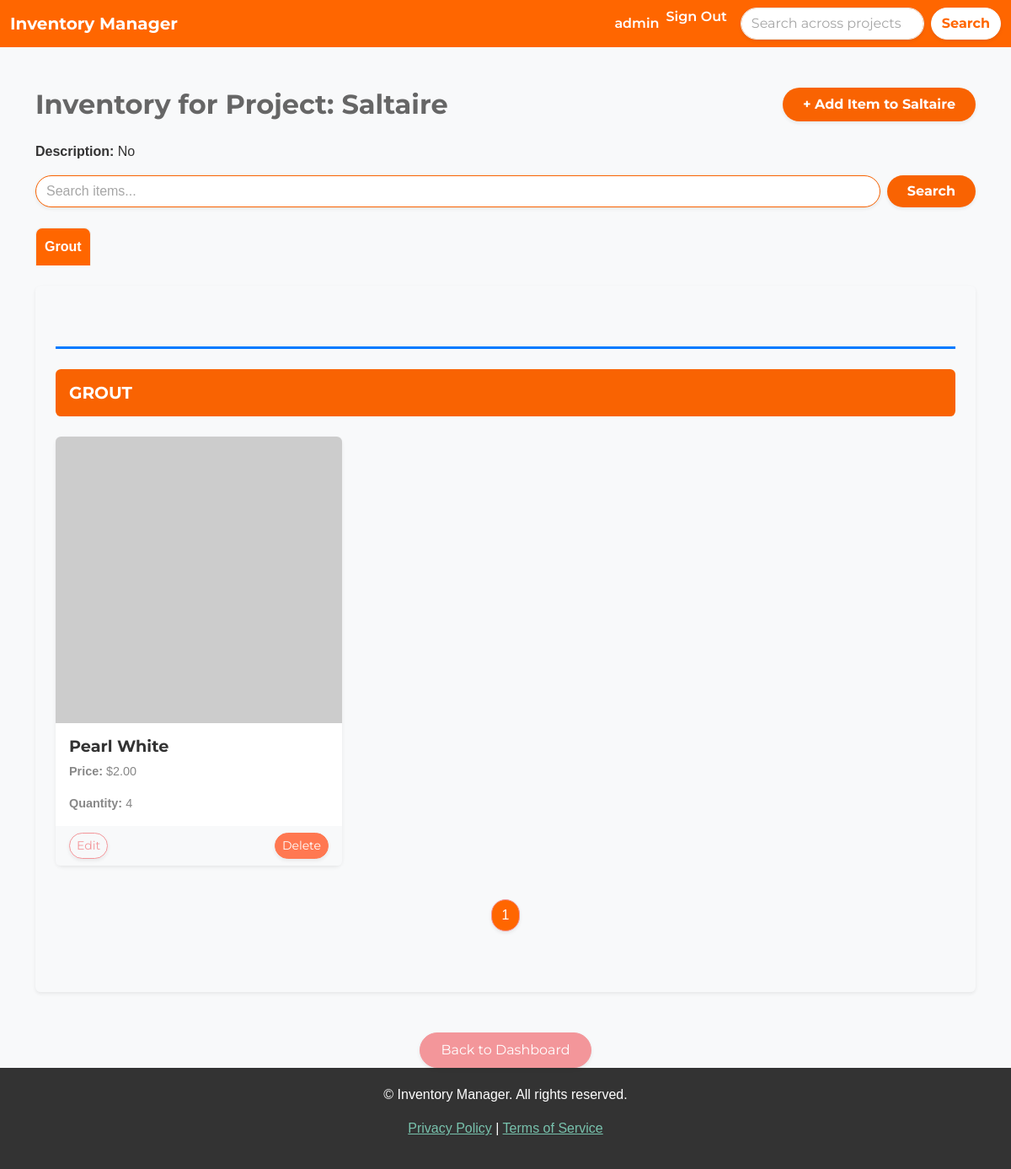
The page /project/9/inventory/ (signed in) on the database its author committed.
### inventory/models.py (models this page shows, shortened)
class Project(models.Model):
	name = models.CharField(max_length=200)
	description = models.TextField(blank=True, null=True)
	user = models.ForeignKey(User, on_delete=models.CASCADE)
	date_created = models.DateTimeField(auto_now_add=True)

class Category(models.Model):
	name = models.CharField(max_length=200)
	class Meta:
		verbose_name_plural = 'categories'

class InventoryItem(models.Model):
    name = models.CharField(max_length=200)
    quantity = models.IntegerField()
    category = models.ForeignKey('Category', on_delete=models.SET_NULL, blank=True, null=True)
    price = models.DecimalField(max_digits=10, decimal_places=2, blank=True, null=True)
    date_created = models.DateTimeField(auto_now_add=True)
    user = models.ForeignKey(User, on_delete=models.CASCADE)
    project = models.ForeignKey(Project, on_delete=models.CASCADE, related_name="inventory_items", blank=False, null=False)
    image = models.ImageField(upload_to='inventory_images/', null=True, blank=True)

### inventory/views.py (the view)
# urls.py: path('project/<int:project_id>/inventory/', ProjectInventoryView.as_view(), name='project_inventory'),  # Inventory page for each project
class ProjectInventoryView(LoginRequiredMixin, View):
    template_name = 'inventory/project_inventory.html'
    def get(self, request, project_id):
        project = get_object_or_404(Project, id=project_id)
        search_query = request.GET.get('search', '')
        items = InventoryItem.objects.filter(project=project)
        if search_query:
            items = items.filter(name__icontains=search_query)
        items = items.order_by('category__name', 'name')
        paginated_inventory = {}
        items_per_page = 6
        for item in items:
            category = item.category.name
            if category not in paginated_inventory:
                paginated_inventory[category] = []
            paginated_inventory[category].append(item)
        category_pages = {}
        for category, item_list in paginated_inventory.items():
            paginator = Paginator(item_list, items_per_page)
            page_number = request.GET.get(f'page_{category}', 1)
            category_pages[category] = paginator.get_page(page_number)
        return render(request, self.template_name, {
            'project': project,
            'grouped_inventory': category_pages,
        })

### inventory/templates/inventory/project_inventory.html (shortened to what this page needs)
{% extends 'inventory/base.html' %}
{% load crispy_forms_tags %}
{% block content %}
    <div class="container mt-5">
        <div class="d-flex justify-content-between align-items-center mb-4">
            <h2 class="mb-0" style="color: var(--dark-grey); font-weight: bold;">Inventory for Project: {{ project.name }}</h2>
            <a href="{% url 'add-item-to-project' project.id %}" class="btn btn-primary rounded-pill px-4 py-2 shadow-sm">+ Add Item to {{ project.name }}</a>
        </div>
        <p><strong>Description:</strong> {{ project.description }}</p>
        <form method="GET" action="{% url 'project_inventory' project.id %}" class="mb-4 d-flex" style="gap: 8px;">
            <input type="text" name="search" placeholder="Search items..." value="{{ request.GET.search }}" class="form-control rounded-pill shadow-sm" style="border: 1px solid var(--primary-color);">
            <button type="submit" class="btn btn-primary rounded-pill shadow-sm px-4">Search</button>
        </form>
        <div class="category-tabs mb-4">
            <ul class="nav nav-tabs border-0" style="font-weight: bold;">
                {% for category, items in grouped_inventory.items %}
                    <li class="nav-item">
                        <a class="nav-link {% if forloop.first %}active{% endif %}"
                           data-bs-toggle="tab" href="#category_{{ forloop.counter }}"
                           style="color: #FFFFFF; background-color: #FF6600; border-radius: 8px 8px 0 0; padding: 10px; margin-right: 5px; text-align: center;">
                            {{ category }}
                        </a>
                    </li>
                {% endfor %}
            </ul>
        </div>
        <div class="card shadow-sm p-4 mb-5 rounded" style="border: none; background-color: var(--light-grey);">
            <div class="tab-content">
                {% if grouped_inventory %}
                    {% for category, items in grouped_inventory.items %}
                        <div class="tab-pane fade {% if forloop.first %}show active{% endif %}" id="category_{{ forloop.counter }}">
                            <div class="category-section my-5">
                                <h5 class="category-title p-3 rounded" style="background-color: var(--primary-color); color: white; font-weight: bold;">
                                    {{ category }}
                                </h5>
                                <div class="row mt-4">
                                    {% for item in items %}
                                        <div class="col-md-4 col-sm-6 mb-4">
                                            <div class="card h-100 shadow-sm" style="border-radius: 8px;">
                                                {% if item.image %}
                                                    <img src="{{ item.image.url }}" class="card-img-top rounded-top" alt="{{ item.name }}">
                                                {% else %}
                                                    <img src="https://via.placeholder.com/150" class="card-img-top rounded-top" alt="Placeholder Image">
                                                {% endif %}
                                                <div class="card-body">
                                                    <h5 class="card-title" style="color: var(--secondary-color); font-weight: bold;">{{ item.name }}</h5>
                                                    <p class="card-text"><strong>Price:</strong> ${{ item.price }}</p>
                                                    <p class="card-text"><strong>Quantity:</strong> {{ item.quantity }}</p>
                                                </div>
                                                <div class="card-footer d-flex justify-content-between" style="background-color: var(--light-grey); border-top: none;">
                                                        <a href="{% url 'edit-item' item.id %}" class="btn btn-outline-secondary btn-sm rounded-pill shadow-sm">Edit</a>
                                                        <a href="{% url 'delete-item' item.id %}" class="btn btn-danger btn-sm rounded-pill shadow-sm">Delete</a>
                                                </div>
                                            </div>
                                        </div>
                                    {% endfor %}
                                </div>
                                <div class="pagination-controls mt-3">
                                    <nav aria-label="Page navigation">
                                        <ul class="pagination justify-content-center">
                                            {% for num in items.paginator.page_range %}
                                                <li class="page-item {% if items.number == num %}active{% endif %}">
                                                    <a class="page-link rounded-pill shadow-sm {% if items.number == num %}text-white{% else %}text-dark{% endif %}"
                                                       href="?page_{{ category }}={{ num }}"
                                                       style="{% if items.number == num %} background-color: #ff6600; color: white; {% else %} background-color: #f5f5f5; color: #444444; border: 1px solid #e0e0e0; {% endif %}">
                                                        {{ num }}
                                                    </a>
                                                </li>
                                            {% endfor %}
                                        </ul>
                                    </nav>
                                </div>
                            </div>
                        </div>
                    {% endfor %}
                {% else %}
                    <p style="color: var(--dark-grey);">No inventory items available for this project.</p>
                {% endif %}
            </div>
        </div>
        <div class="d-flex justify-content-center mt-4">
            <a href="{% url 'dashboard' %}" class="btn btn-secondary rounded-pill px-4 py-2 shadow-sm">Back to Dashboard</a>
        </div>
    </div>
{% endblock %}

### inventory/templates/inventory/navigation.html (shortened to what this page needs)
<nav class="navbar navbar-expand-lg" style="background-color: #FF6600;">
    <div class="container-fluid">
        <a class="navbar-brand text-white fw-bold" href="{% url 'dashboard' %}">Inventory Manager</a>
        <div class="collapse navbar-collapse justify-content-end" id="navbarNav">
            <ul class="navbar-nav">
                {% if user.is_authenticated %}
                    <li class="nav-item">
                        <a class="nav-link text-white fw-semibold" href="#">{{ user.username }}</a>
                    </li>
                    <li class="nav-item">
                        <form method="POST" action="{% url 'logout' %}" style="display:inline;">
                            <button type="submit" class="nav-link text-white fw-semibold" style="background:none; border:none; padding:0; color:inherit; cursor:pointer;">
                                Sign Out
                            </button>
                        </form>
                    </li>
                {% endif %}
            </ul>
            <form method="GET" action="{% url 'search_results' %}" class="d-flex ms-3">
                <input class="form-control me-2 rounded-pill shadow-sm" type="search" name="search" placeholder="Search across projects..." aria-label="Search" value="{{ request.GET.search }}">
                <button class="btn btn-light rounded-pill shadow-sm fw-bold" type="submit" style="background-color: #FFFFFF; color: #FF6600;">Search</button>
            </form>
        </div>
    </div>
</nav>

### inventory/static/css/style.css (style rules this page uses)
.category-section { border-top: 3px solid #007bff; padding-top: 1.5rem; margin-top: 2rem; }
.category-title { font-size: 1.25rem; text-transform: uppercase; font-weight: bold; background-color: #007bff; color: white; padding: 0.75rem 1rem; border-radius: 5px; }
:root { --primary-color: #f96302; --secondary-color: #333333; --light-grey: #f8f9fa; --dark-grey: #666666; --accent-color: #ffb732; }
body { font-family: Arial, sans-serif; color: var(--secondary-color); background-color: var(--light-grey); }
.navbar { background-color: var(--primary-color); color: white; }
.nav-link, .navbar-brand { color: white !important; font-weight: bold; }
h1, h2, h3, h4, h5, h6 { color: var(--dark-grey); font-weight: bold; }
.card { border: none; box-shadow: 0px 4px 8px rgba(0, 0, 0, 0.1); border-radius: 8px; }
.card-title { font-size: 1.2rem; color: var(--secondary-color); }
.card-body p { font-size: 0.9rem; }
.btn-primary { background-color: var(--primary-color); border: none; color: white; font-weight: bold; }
.form-control { border-radius: 20px; }

### rows shown on the page
Project: name "Saltaire", description "No"
Category: grouped_inventory "Grout", grouped_inventory "GROUT"
InventoryItem: name "Pearl White", price "2.00", quantity "4"

### other values the page prints
{{ user.username }} "admin"
{{ num }} "1"
